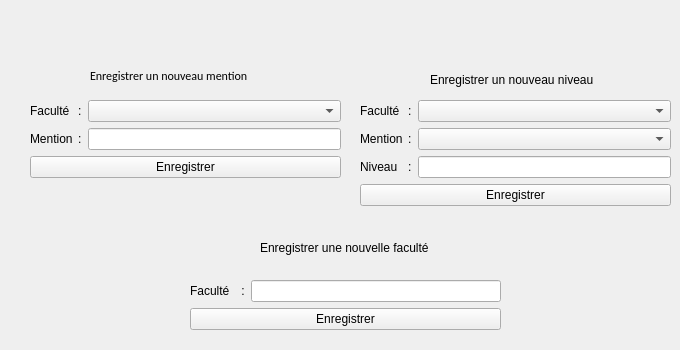
      <widget class="QWidget" name="insc_MentionNvPrc">
       <attribute name="icon">
        <iconset>
         <normaloff>Assets/icons8-class-64.png</normaloff>Assets/icons8-class-64.png</iconset>
       </attribute>
       <attribute name="title">
        <string>Mt, nv, prc</string>
       </attribute>
       <widget class="QWidget" name="formLayoutWidget_6">
        <property name="geometry">
         <rect>
          <x>30</x>
          <y>100</y>
          <width>311</width>
          <height>91</height>
         </rect>
        </property>
        <layout class="QFormLayout" name="inscMt">
         <item row="0" column="0">
          <widget class="QLabel" name="inscMt_faculteLabel">
           <property name="text">
            <string>Faculté	:</string>
           </property>
          </widget>
         </item>
         <item row="1" column="0">
          <widget class="QLabel" name="inscMt_mentionLabel">
           <property name="text">
            <string>Mention	:</string>
           </property>
          </widget>
         </item>
         <item row="2" column="0" colspan="2">
          <widget class="QPushButton" name="inscMt_Enregistrer">
           <property name="text">
            <string>Enregistrer</string>
           </property>
          </widget>
         </item>
         <item row="0" column="1">
          <widget class="QComboBox" name="inscMt_faculteComboBox">
           <property name="placeholderText">
            <string>- Non spécifié -</string>
           </property>
          </widget>
         </item>
         <item row="1" column="1">
          <widget class="QLineEdit" name="inscMt_mentionLineEdit"/>
         </item>
        </layout>
       </widget>
       <widget class="QLabel" name="inscMt_Message">
        <property name="geometry">
         <rect>
          <x>90</x>
          <y>60</y>
          <width>181</width>
          <height>31</height>
         </rect>
        </property>
        <property name="font">
         <font>
          <family>Calibri</family>
         </font>
        </property>
        <property name="text">
         <string>Enregistrer un nouveau mention</string>
        </property>
       </widget>
       <widget class="QWidget" name="formLayoutWidget_8">
        <property name="geometry">
         <rect>
          <x>360</x>
          <y>100</y>
          <width>311</width>
          <height>116</height>
         </rect>
        </property>
        <layout class="QFormLayout" name="inscNv">
         <item row="1" column="0">
          <widget class="QLabel" name="inscNv_mentionLabel">
           <property name="text">
            <string>Mention	:</string>
           </property>
          </widget>
         </item>
         <item row="1" column="1">
          <widget class="QComboBox" name="inscNv_mentionComboBox">
           <property name="placeholderText">
            <string>- Non spécifié -</string>
           </property>
          </widget>
         </item>
         <item row="2" column="0">
          <widget class="QLabel" name="inscNv_niveauLabel">
           <property name="text">
            <string>Niveau	:</string>
           </property>
          </widget>
         </item>
         <item row="2" column="1">
          <widget class="QLineEdit" name="inscNv_niveauLineEdit"/>
         </item>
         <item row="3" column="0" colspan="2">
          <widget class="QPushButton" name="inscNv_Enregistrer">
           <property name="text">
            <string>Enregistrer</string>
           </property>
          </widget>
         </item>
         <item row="0" column="0">
          <widget class="QLabel" name="inscNv_faculteLabel">
           <property name="text">
            <string>Faculté	:</string>
           </property>
          </widget>
         </item>
         <item row="0" column="1">
          <widget class="QComboBox" name="inscNv_faculteComboBox">
           <property name="placeholderText">
            <string>- Non spécifié -</string>
           </property>
          </widget>
         </item>
        </layout>
       </widget>
       <widget class="QWidget" name="formLayoutWidget_9">
        <property name="geometry">
         <rect>
          <x>190</x>
          <y>280</y>
          <width>311</width>
          <height>61</height>
         </rect>
        </property>
        <layout class="QFormLayout" name="InscFc">
         <item row="0" column="0">
          <widget class="QLabel" name="inscFc_nomFaculteLabel">
           <property name="text">
            <string>Faculté	 :</string>
           </property>
          </widget>
         </item>
         <item row="0" column="1">
          <widget class="QLineEdit" name="inscFc_nomFaculteLineEdit"/>
         </item>
         <item row="1" column="0" colspan="2">
          <widget class="QPushButton" name="inscFc_Enregistrer">
           <property name="text">
            <string>Enregistrer</string>
           </property>
          </widget>
         </item>
        </layout>
       </widget>
       <widget class="QLabel" name="inscNv_Message">
        <property name="geometry">
         <rect>
          <x>430</x>
          <y>70</y>
          <width>181</width>
          <height>20</height>
         </rect>
        </property>
        <property name="text">
         <string>Enregistrer un nouveau niveau</string>
        </property>
       </widget>
       <widget class="QLabel" name="inscFc_Message">
        <property name="geometry">
         <rect>
          <x>260</x>
          <y>240</y>
          <width>181</width>
          <height>16</height>
         </rect>
        </property>
        <property name="text">
         <string>Enregistrer une nouvelle faculté</string>
        </property>
       </widget>
      </widget>
